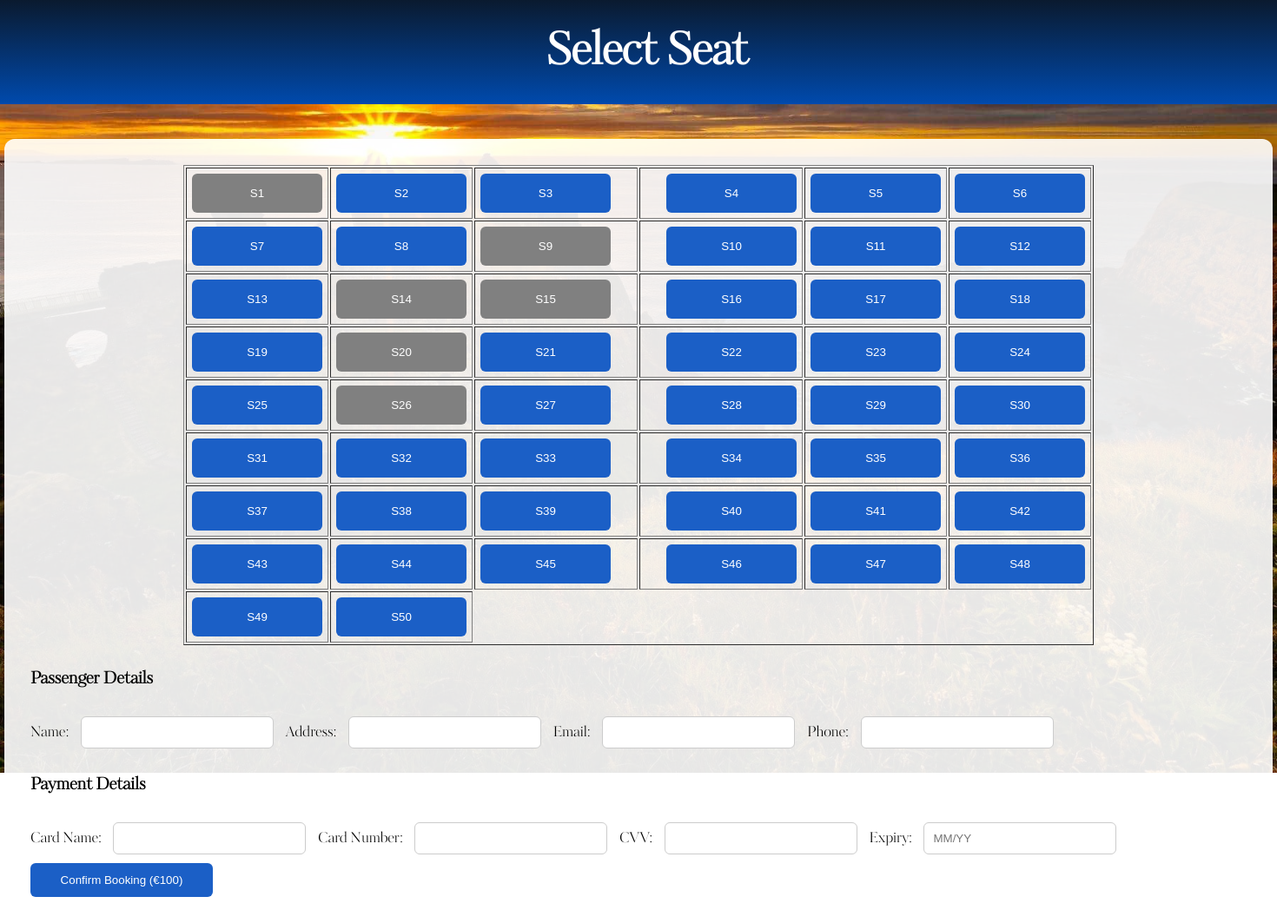
The app's page /selectSeat/5, older data.
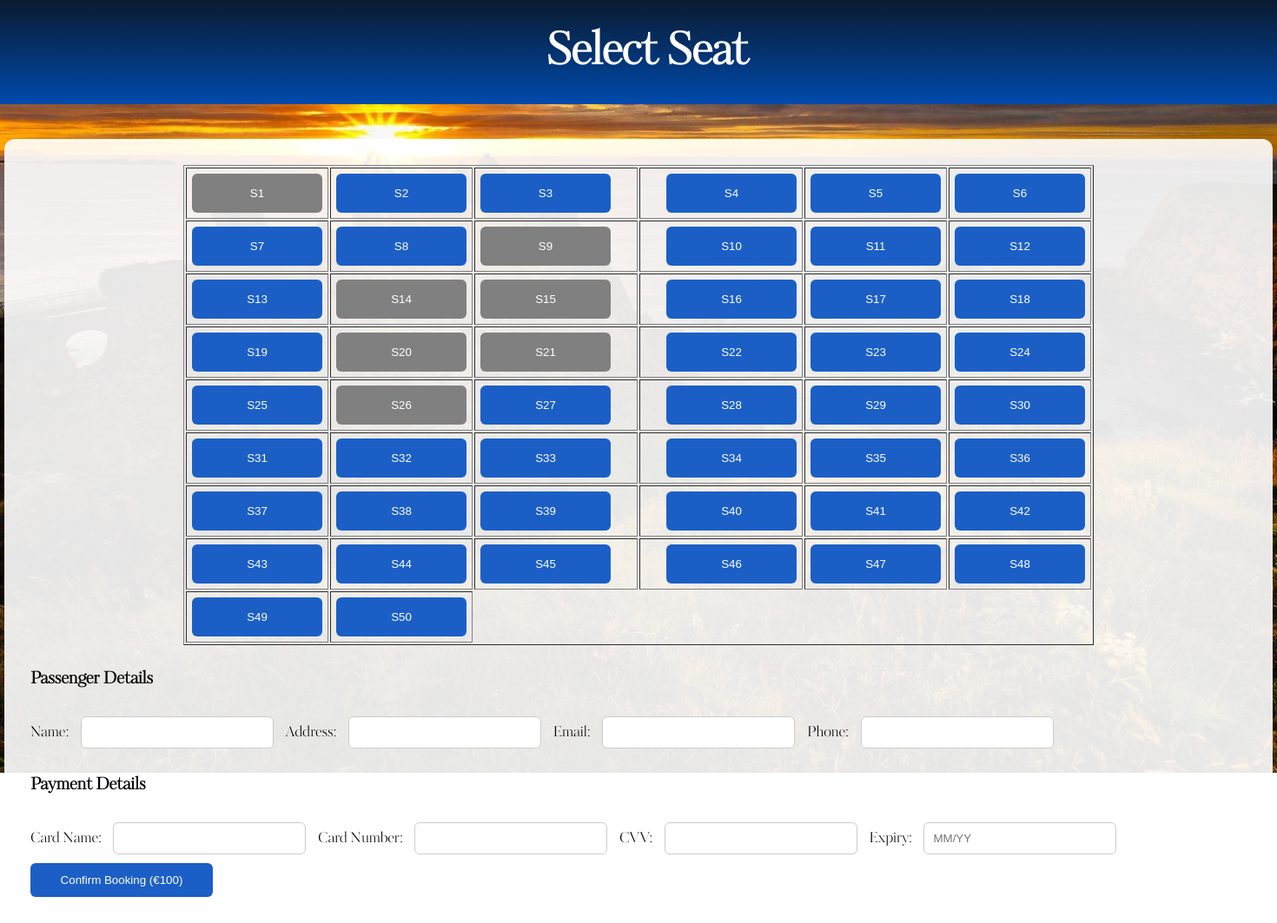
The same page, newer data.
### tables this page shows
CREATE TABLE Seat (
    seatID INTEGER PRIMARY KEY AUTOINCREMENT,
    seatNumber TEXT,
    seatCost INTEGER NOT NULL,
    bookingID INTEGER,
    flightNumber INTEGER NOT NULL,
    FOREIGN KEY (bookingID) REFERENCES Booking(bookingID),
    FOREIGN KEY (flightNumber) REFERENCES Flight(flightNumber)
);

### app.py (the view)
@app.route("/selectSeat/<int:flightID>")
def selectSeat(flightID):
    conn = getDbConnection()
    seats = conn.execute("""
        SELECT seatID, seatNumber, bookingID
        FROM Seat
        WHERE flightNumber = ?
    """, (flightID,)).fetchall()
    conn.close()
    return render_template("selectSeat.html", seats=seats, flightID=flightID)

### app.py (called while the page is built)
def getDbConnection():
    conn = sqlite3.connect("AirPlaneSystem.db")
    conn.row_factory = sqlite3.Row
    return conn

### templates/selectSeat.html (shortened to what this page needs)
<!DOCTYPE html>
<html lang="en">
<head>
    <link rel="stylesheet" href="{{ url_for('static', filename='airplane.css') }}">
</head>
<body>
    <div class="topBar">
         <h1>Select Seat</h1>
    </div>
<div class="seat-container">
<table border="1">
<tr>
{% for seat in seats %}
<td>
{% if seat.bookingID == None %}
<button type="button" onclick="selectSeat('{{ seat.seatID }}')">
{{ seat.seatNumber }}
</button>
{% else %}
<button disabled style="background-color: grey;">
{{ seat.seatNumber }}
</button>
{% endif %}
</td>
{% if loop.index % 6 == 0 %}
</tr><tr>
{% endif %}
{% endfor %}
</tr>
</table>
<form method="POST" action="/addBooking">
<h3>Passenger Details</h3>
Name:
<input type="text" name="customerName" required>
Address:
<input type="text" name="customerAddress" required>
Email:
<input type="email" name="customerEmail" required>
Phone:
<input type="text" name="customerPhoneNum" required>
<h3>Payment Details</h3>
Card Name:
<input type="text" name="creditCardName" required>
Card Number:
<input type="text" name="creditCardNumber" required>
CVV:
<input type="text" name="creditCardCvv" required>
Expiry:
<input type="text" name="creditCardExpiry" placeholder="MM/YY" required>
<button type="submit" onclick="return checkSeat()">Confirm Booking (€100)</button>
</form>
</div>
</body>
</html>

### static/airplane.css (style rules this page uses)
html, body { height:100%; margin: 0; padding:0; width: 100% }
body { font-family: 'KudryashevDisplay', sans-serif; background: url("/static/Images/Sunset.jpg"); background-size: cover; background-position: center; background-repeat: no-repeat; display: flex; flex-direction: column; }
.topBar { font-family:'KudryashevDisplay', sans-serif; height: 15%; display: flex; align-items: center; justify-content: center; gap: 15px; padding-left: 20px; font-size: 25px; background: linear-gradient(180deg, #0A1A2F, #004AAD); color: white; }
button { background: #004AAD; color: white; padding: 14px 20px; border: none; border-radius: 6px; cursor: pointer; transition: all 0.2s ease; width: 210px; }
input { padding: 5px; border-radius: 10px; border: none; }
.seat-container { background: rgba(255,255,255,0.9); width: 1400px; margin: 40px auto; padding: 30px; border-radius: 12px; }
.seat-container input { padding: 10px; margin: 10px; width: 200px; border-radius: 6px; border: 1px solid #ccc; }
.seat-container button { padding: 12px 20px; background: #1b5fc6; color: white; border: none; border-radius: 6px; cursor: pointer; }
.seat-container table { margin-bottom: 25px; }
td:nth-child(3) { padding-right: 30px; }
td:nth-child(4) { padding-left: 30px; }
td { padding: 6px; }
td button { width: 150px; height: 45px; }
table { margin: auto; }

Row changes from the older to the newer data that the page shows:
changed Seat (number 21 of 50 on the later page): bookingID empty → 12 (drawn)
